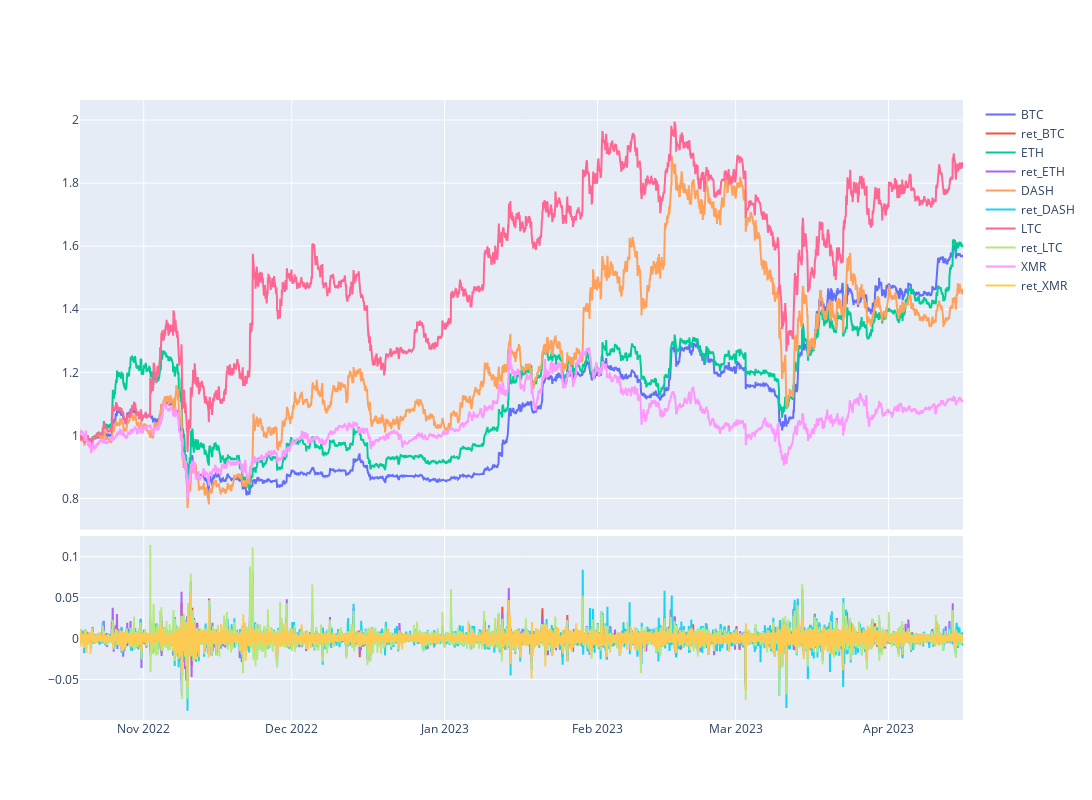

The notebook cell this image was saved under:
### Code cell
mkrt.plot()

### Figure 1 — Plotly figure (JSON) as saved in the notebook; plotly's stock layout.template omitted (floating-point values rounded to 4 significant figures; data arrays with more than 128 entries replaced by an {"elided": "..."} marker saying what was removed)
{"data": [{"name": "BTC", "type": "scatter", "x": {"elided": "4296 str values"}, "xaxis": "x", "y": {"elided": "4296 float values"}, "yaxis": "y"}, {"name": "ret_BTC", "type": "scatter", "x": {"elided": "4296 str values"}, "xaxis": "x2", "y": {"elided": "4296 float values"}, "yaxis": "y2"}, {"name": "ETH", "type": "scatter", "x": {"elided": "4296 str values"}, "xaxis": "x", "y": {"elided": "4296 float values"}, "yaxis": "y"}, {"name": "ret_ETH", "type": "scatter", "x": {"elided": "4296 str values"}, "xaxis": "x2", "y": {"elided": "4296 float values"}, "yaxis": "y2"}, {"name": "DASH", "type": "scatter", "x": {"elided": "4296 str values"}, "xaxis": "x", "y": {"elided": "4296 float values"}, "yaxis": "y"}, {"name": "ret_DASH", "type": "scatter", "x": {"elided": "4296 str values"}, "xaxis": "x2", "y": {"elided": "4296 float values"}, "yaxis": "y2"}, {"name": "LTC", "type": "scatter", "x": {"elided": "4296 str values"}, "xaxis": "x", "y": {"elided": "4296 float values"}, "yaxis": "y"}, {"name": "ret_LTC", "type": "scatter", "x": {"elided": "4296 str values"}, "xaxis": "x2", "y": {"elided": "4296 float values"}, "yaxis": "y2"}, {"name": "XMR", "type": "scatter", "x": {"elided": "4296 str values"}, "xaxis": "x", "y": {"elided": "4296 float values"}, "yaxis": "y"}, {"name": "ret_XMR", "type": "scatter", "x": {"elided": "4296 str values"}, "xaxis": "x2", "y": {"elided": "4296 float values"}, "yaxis": "y2"}], "layout": {"height": 800, "width": 1500, "xaxis": {"anchor": "y", "domain": [0, 1], "matches": "x2", "showspikes": true, "showticklabels": false}, "xaxis2": {"anchor": "y2", "domain": [0, 1], "showspikes": true}, "yaxis": {"anchor": "x", "domain": [0.307, 1], "showspikes": true}, "yaxis2": {"anchor": "x2", "domain": [0, 0.297], "showspikes": true}}}
